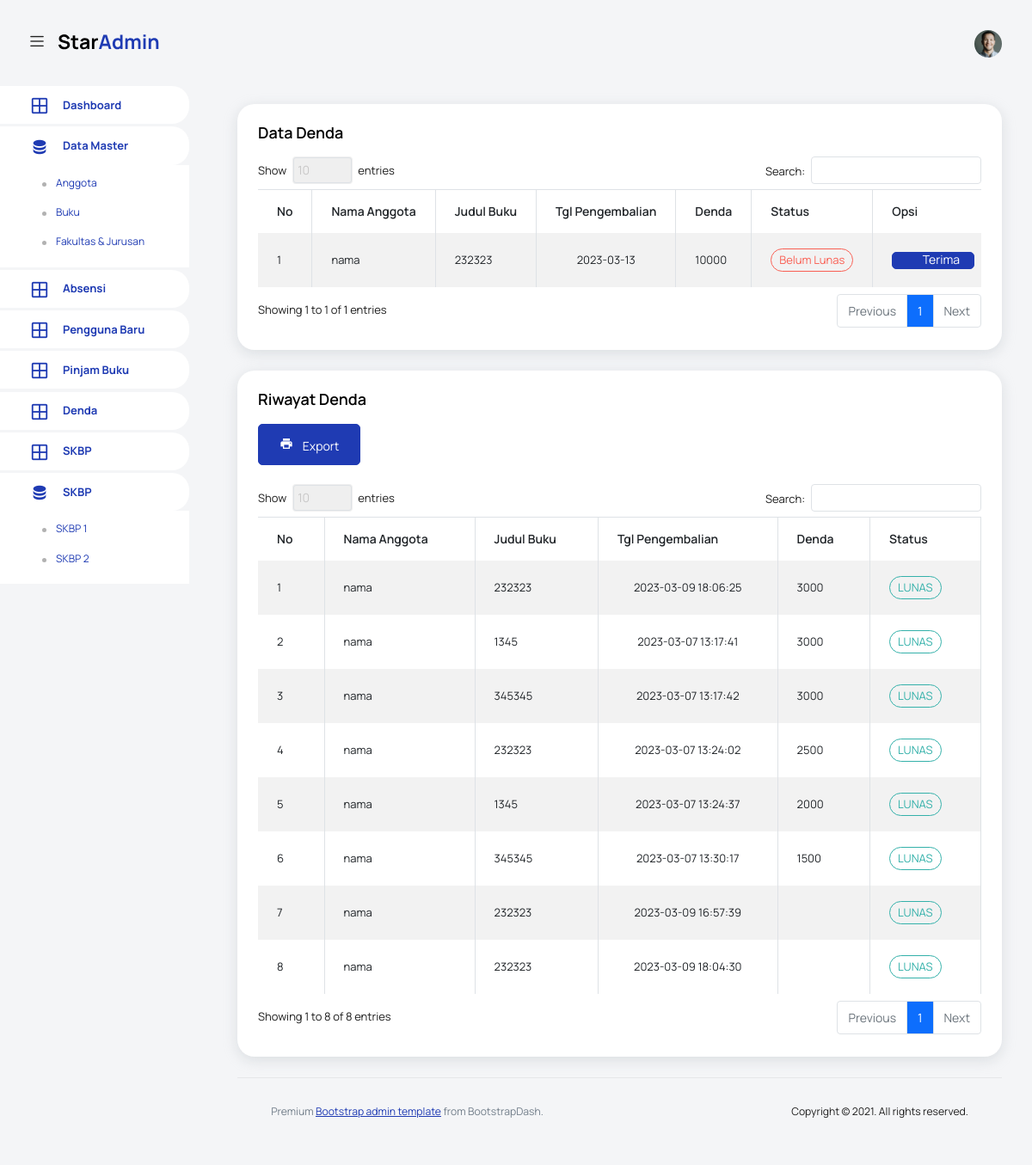
Screenshot of /pages/denda/index.php with the database file from the repository.
### tables this page shows
CREATE TABLE `p_buku` (
  `id` int(11) NOT NULL,
  `code` varchar(12) NOT NULL,
  `jdl_buku` varchar(80) NOT NULL,
  `tgl_pnjm` date NOT NULL DEFAULT current_timestamp(),
  `tgl_kmbl` date NOT NULL DEFAULT current_timestamp(),
  `status` varchar(5) NOT NULL,
  `denda` varchar(12) DEFAULT NULL,
  `nama` varchar(40) NOT NULL,
  `req_perpus` varchar(40) NOT NULL,
  `created` timestamp NOT NULL DEFAULT current_timestamp() ON UPDATE current_timestamp()
);

### config/function-denda.php (the view, shortened to what this page needs)
<?php
function Denda()
{
    include 'koneksi.php';
    $sql = "SELECT * FROM `p_buku` WHERE `tgl_kmbl` < CURDATE() AND `status` LIKE '1'";
    $result = $conn->query($sql);
    $i = 0;
    while ($row = $result->fetch_assoc()) {
        $i++;
        $date1 = date("Y-m-d");
        $date2 = $row['tgl_kmbl'];
        $diff = strtotime($date1) - strtotime($date2);
        $days = round($diff / (60 * 60 * 24));
            echo "<tr>
                        <td>" . $i . "</td>
                        <td>" . $row['nama'] . "</td>
                        <td>" . $row['jdl_buku'] . "</td>
                        <td><center>" . $row['tgl_kmbl'] . "</center></td>
                        <td>" . $days * 500 . "</td>
                        <td><label for='' class='badge badge-danger'> Belum Lunas</label></td>
                        <td>
                        <a href='index.php?terima=" . $row['id'] . "&denda=". $days * 500 ."&code=". $row['code']."' type='submit' class='btn btn-primary btn-icon-text'>
                          <i class='ti-check btn-icon-prepend'></i>
                          Terima
                        </a>
                        </td>
                    </tr>";
        }
}
function riwayat_Denda()
{
  include 'koneksi.php';
  $sql = "SELECT * FROM `p_buku` WHERE `tgl_kmbl` < CURDATE() AND `status` LIKE '2'";
  $result = $conn->query($sql);
  $i = 0;
  while ($row = $result->fetch_assoc()) {
    $i++;
    echo "<tr>
                        <td>" . $i . "</td>
                        <td>" . $row['nama'] . "</td>
                        <td>" . $row['jdl_buku'] . "</td>
                        <td><center>" . $row['created'] . "</center></td>
                        <td>" . $row['denda'] . "</td> <td><label for='' class='badge badge-success'>LUNAS</label></td>
                    </tr>";
  }
}
?>

### rows the page displays
p_buku: nama "nama", jdl_buku "232323", tgl_kmbl "2023-03-13"
p_buku: nama "nama", jdl_buku "232323", created "2023-03-09 18:06:25", denda "3000"
p_buku: nama "nama", jdl_buku "1345", created "2023-03-07 13:17:41", denda "3000"
p_buku: nama "nama", jdl_buku "345345", created "2023-03-07 13:17:42", denda "3000"
p_buku: nama "nama", jdl_buku "232323", created "2023-03-07 13:24:02", denda "2500"
p_buku: nama "nama", jdl_buku "1345", created "2023-03-07 13:24:37", denda "2000"
p_buku: nama "nama", jdl_buku "345345", created "2023-03-07 13:30:17", denda "1500"
p_buku: nama "nama", jdl_buku "232323", created "2023-03-09 16:57:39"
p_buku: nama "nama", jdl_buku "232323", created "2023-03-09 18:04:30"
